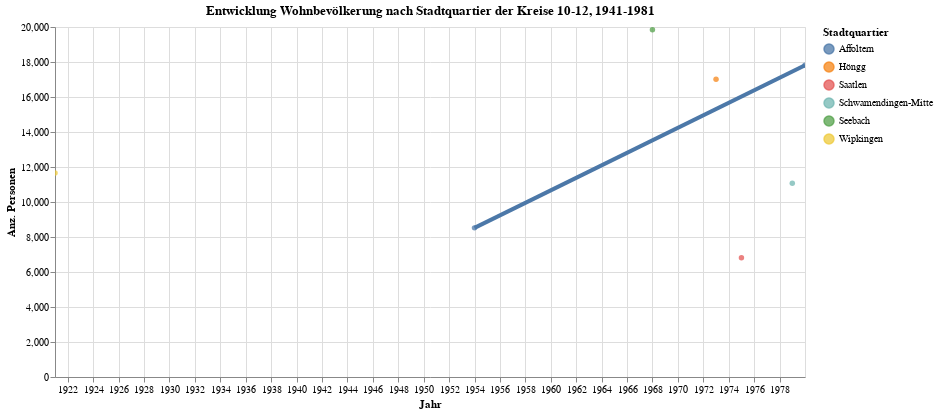

Notebook code cell kept with this figure:
### Code cell
myTitle="Entwicklung Wohnbevölkerung nach Stadtquartier der Kreise 10-12, 1941-1981"

highlight = alt.selection(type='single', on='mouseover',
                          fields=['RAUM_lang'], nearest=True)
#x='date:StichtagDatJahr',
base = alt.Chart(myAgg.reset_index().query('RAUM_my_sort > 100'), title=myTitle).encode(
    x=alt.X('StichtagDatJahr', axis=alt.Axis(title='Jahr'))# , axis=alt.Axis(format='%', title='percentage')
    , y=alt.X('sum_WBev', axis=alt.Axis(title='Anz. Personen'))
    , color=alt.Color('RAUM_lang', legend=alt.Legend(title="Stadtquartier", orient="right"))  
    ,tooltip=['StichtagDatJahr', 'RAUM_lang','sum_WBev']    
)
points = base.mark_circle().encode(
    opacity=alt.value(0.75)
).add_selection(
    highlight
).properties(
    width=750 , height=350
)
lines = base.mark_line().encode(
    size=alt.condition(~highlight, alt.value(0.5), alt.value(4))
).interactive()

lines + points

### Figure 1 — Vega-Lite specification as saved in the notebook (floating-point values rounded to 4 significant figures)
{"config": {"view": {"continuousWidth": 400, "continuousHeight": 300}}, "layer": [{"mark": "line", "encoding": {"color": {"type": "nominal", "field": "RAUM_lang", "legend": {"orient": "right", "title": "Stadtquartier"}}, "size": {"condition": {"value": 0.5, "selection": {"not": "selector005"}}, "value": 4}, "tooltip": [{"type": "temporal", "field": "StichtagDatJahr"}, {"type": "nominal", "field": "RAUM_lang"}, {"type": "quantitative", "field": "sum_WBev"}], "x": {"type": "temporal", "axis": {"title": "Jahr"}, "field": "StichtagDatJahr"}, "y": {"type": "quantitative", "axis": {"title": "Anz. Personen"}, "field": "sum_WBev"}}, "selection": {"selector006": {"type": "interval", "bind": "scales", "encodings": ["x", "y"]}}, "title": "Entwicklung Wohnbevölkerung nach Stadtquartier der Kreise 10-12, 1941-1981"}, {"mark": "circle", "encoding": {"color": {"type": "nominal", "field": "RAUM_lang", "legend": {"orient": "right", "title": "Stadtquartier"}}, "opacity": {"value": 0.75}, "tooltip": [{"type": "temporal", "field": "StichtagDatJahr"}, {"type": "nominal", "field": "RAUM_lang"}, {"type": "quantitative", "field": "sum_WBev"}], "x": {"type": "temporal", "axis": {"title": "Jahr"}, "field": "StichtagDatJahr"}, "y": {"type": "quantitative", "axis": {"title": "Anz. Personen"}, "field": "sum_WBev"}}, "height": 350, "selection": {"selector005": {"type": "single", "on": "mouseover", "fields": ["RAUM_lang"], "nearest": true}}, "title": "Entwicklung Wohnbevölkerung nach Stadtquartier der Kreise 10-12, 1941-1981", "width": 750}], "data": {"name": "data-c79d60cb4e3521ee4b143c2973e5b581"}, "$schema": "https://vega.github.io/schema/vega-lite/v4.8.1.json", "datasets": {"data-c79d60cb4e3521ee4b143c2973e5b581": [{"StichtagDatJahr": "1920-12-31T00:00:00", "RAUM_code": "R00102", "RAUM_lang": "Wipkingen", "RAUM_my_sort": 102, "sum_WBev": 11660.0}, {"StichtagDatJahr": "1953-12-31T00:00:00", "RAUM_code": "R00111", "RAUM_lang": "Affoltern", "RAUM_my_sort": 111, "sum_WBev": 8522.0}, {"StichtagDatJahr": "1967-12-31T00:00:00", "RAUM_code": "R00119", "RAUM_lang": "Seebach", "RAUM_my_sort": 119, "sum_WBev": 19840.0}, {"StichtagDatJahr": "1972-12-31T00:00:00", "RAUM_code": "R00101", "RAUM_lang": "Höngg", "RAUM_my_sort": 101, "sum_WBev": 17020.0}, {"StichtagDatJahr": "1974-12-31T00:00:00", "RAUM_code": "R00121", "RAUM_lang": "Saatlen", "RAUM_my_sort": 121, "sum_WBev": 6818.0}, {"StichtagDatJahr": "1978-12-31T00:00:00", "RAUM_code": "R00122", "RAUM_lang": "Schwamendingen-Mitte", "RAUM_my_sort": 122, "sum_WBev": 11070.0}, {"StichtagDatJahr": "1979-12-31T00:00:00", "RAUM_code": "R00111", "RAUM_lang": "Affoltern", "RAUM_my_sort": 111, "sum_WBev": 17820.0}]}}
